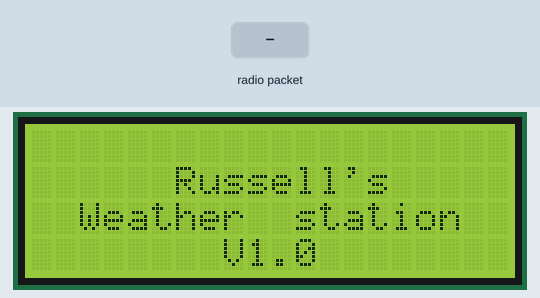
Recording of a sketch running on a simulated Arduino Uno, built with avr-gcc and run on an emulated ATmega328P. Shown: 20×4 character LCD. The inputs (shaded band) are chosen by the test bench. The local clock reads 2024-03-15 10:24:30 at power-on unless the sketch sets it; no radio packets arrive unless stated; what the sketch prints to the serial monitor is not drawn.

Above: at 2.2 s.
2.3 s: radio packet "#C" arrives
At 3.5 s:
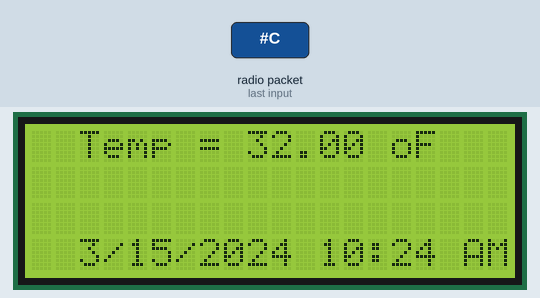
3.8 s: radio packet "#H" arrives
At 5.0 s:
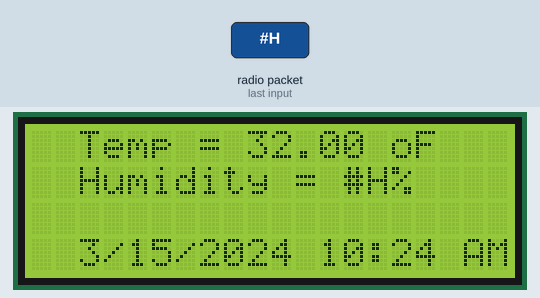
5.3 s: radio packet "#P" arrives
At 6.2 s:
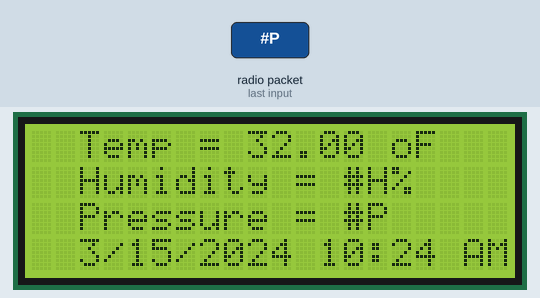
Timing chart, 0 to 8.3 s (numbered marks = the images above; inputs shaded):
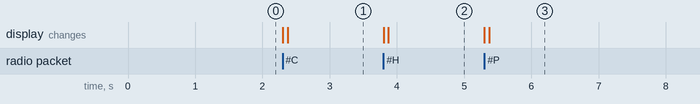

Measured:
- after the input at 2.3 s, the display: first changes at once (image 1 shows a later state)
- after the input at 3.8 s, the display: first changes at once (image 2 shows a later state)
- after the input at 5.3 s, the display: first changes at once (image 3 shows a later state)

The sketch:

weather_Reciver.ino
```cpp
// (licence header left out)
#include <VirtualWire.h>
#include <stdio.h>
#include <string.h>
#include <LiquidCrystal.h>
#include <RTClib.h>

double Temp;
DS1307 RTC;


LiquidCrystal lcd(12, 10, 5, 4, 3, 2); //LCD Pins
int LCDpin =9;  //LCD backlight Pin
int Humid; // Value

//Varaible to store the recoverd values
String TempC; //Temp in C
String Humidity; //humidity
String Pressure;  //pressure
String outputTime; //Time
int hr24Time; // 24 hour clock reading
int hr12Time; // 12 hour conversion
String ampm; // 12 hour am or pm setting.

// Variable to store temp in F
String TempF; // Temp in F

void setup()
{
  Serial.begin(9600); // Debugging only
  Serial.println("setup");
  if (! RTC.begin())
  {
    Serial.println("Couldn't find RTC");
    while (1);
  }
  //RTC.adjust(DateTime(__DATE__, __TIME__));
  if (! RTC.isrunning()) {
    Serial.println("RTC is NOT running!");
    // This will reflect the time that your sketch was compiled
    //RTC.adjust(DateTime(__DATE__, __TIME__));
    //RTC.adjust(DateTime(2020,9,2,17,42,0));
  }

  //LCD
  lcd.begin(20, 4); //Setting rows an colums

  lcd.setCursor(0, 0); //Set Cursor at begining
  lcd.print("                    "); //Drawing

  lcd.setCursor(0, 1); //Set cursor at next line
  lcd.print("      Russell's     "); //Drawim

  lcd.setCursor(0, 2); //Set cursor at next line
  lcd.print("  Weather  station  "); //Drawim

  lcd.setCursor(0, 3); //Set cursor at next line
  lcd.print("        V1.0        "); //Drawim

  //Show on Screen, if this isnt called, screen would be empty
  lcd.display();

  //Wait a seccond
  delay(1000);

  //For Receiving  Data
  // Initialise the IO and ISR
  vw_set_ptt_inverted(true); // Required for DR3100
  vw_setup(2000);      // Bits per sec
  vw_rx_start();       // Start the receiver PLL running
}


void loop()
{
  // Get time from RTC and assign to variable for display.
  DateTime now = RTC.now();
  outputTime = now.month();
  outputTime = outputTime + "/";
  outputTime = outputTime + now.day();
  outputTime = outputTime + '/';
  outputTime = outputTime + now.year();
  outputTime = outputTime + ' ';
  // Correct for 12 hour clock over 24 hour time.
  hr24Time = now.hour();
  if (hr24Time > 12)
    {
        hr12Time = hr24Time - 12;
        ampm = "PM";
    }
  else
  {
    hr12Time = hr24Time;
    if (hr24Time == 12)
    {
      ampm = "PM";
    }
    else if (hr24Time == 0)
    {
      hr12Time = 12;
      ampm = "AM";
    }
    else
    {
      ampm = "AM";
    }
  }
  outputTime = outputTime + hr12Time;
  outputTime = outputTime + ':';
  // Correct for missing 0 if time is less than 10.
  if (now.minute() < 10)
  {
    outputTime = outputTime + '0';
    outputTime = outputTime + now.minute();
  }
  else
  {
    outputTime = outputTime + now.minute();
  }
  outputTime = outputTime + ' ' + ampm;
  //Serial.println(outputTime);

  ////Receiving  DATA
  uint8_t buf[VW_MAX_MESSAGE_LEN];
  uint8_t buflen = VW_MAX_MESSAGE_LEN;
  if (vw_get_message(buf, &buflen)) // Non-blocking
  {
    int i;
    digitalWrite(13, true);  //onboard LED ON
    char Chars[buflen];
    for (i = 0; i < buflen; i++)
    {
      Chars[i]  = char(buf[i]); //from buffer to Char Arry
    }

    Serial.println(Chars); //Debug only
    Decode(Chars); //Send to deconder
    digitalWrite(13, false); //onboard LED OFF
  }
}

void Decode(char* Raw)
{

  String Code = (String)Raw; //From Char Array to string
  if (Code.startsWith("#C")) //Looks if Code starts With #C
  {
    TempC = Code.substring(2,7); //get 2 to 7 char and put in int TempC string
    TempF = (TempC.toFloat() * 1.8) + 32;
  }

  if (Code.startsWith("#H")) //Looks if Code starts With #H
  {
    Humidity = Code.substring(2,4);//get 2 to 4 char and put in int Humidity string
  }

  if (Code.startsWith("#P")) //Looks if Code starts With #P
  {
    Pressure =  Code.substring(2,8);//get 2 to 8 char and put in int Pressure string
  }

  SetScreen();  //Call Funtion
}

//Herbouw scherm
void SetScreen()
{

  lcd.clear(); //Cleas LCD
  lcd.begin(20, 4); //set screen res

  if (TempC != "")
  {

    lcd.setCursor(0, 0); //Set Cursos
    lcd.print(((String)"  Temp = " + TempF + " oF")); //Writes text with received value
  }

  if (Humidity != "")
  {
    lcd.setCursor(0, 1); //Set Cursos
    lcd.print(((String)"  Humidity = " + Humidity +  "%")); //Writes text with received value
  }

  if (Pressure != "")
  {
    lcd.setCursor(0, 2); //Set Cursos
    lcd.print(((String)"  Pressure = " + Pressure));//Writes text with received value
  }

  if (outputTime != "")
  {
  lcd.setCursor(0,3); //Set Cursor
  lcd.print("  " + outputTime); //Write time from RTC
  }
  lcd.display();
}
```
